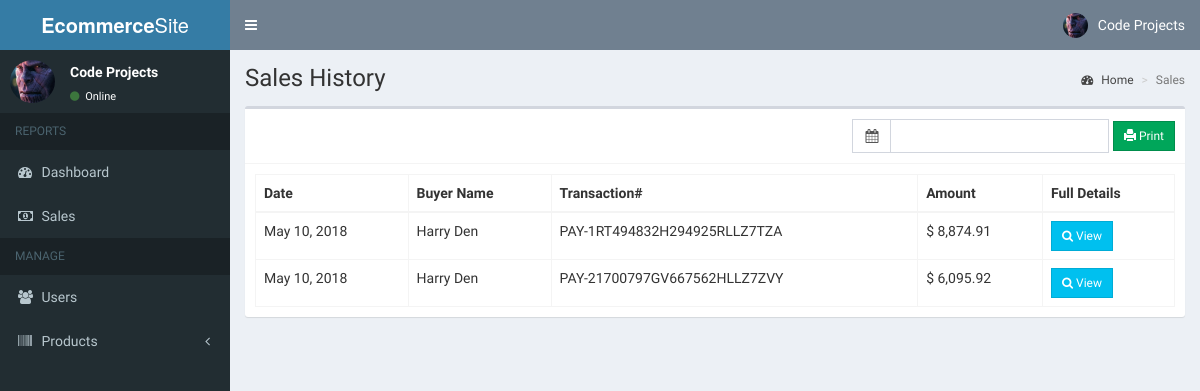
The page /admin/sales.php (signed in) on the database its author committed.
### tables this page shows
CREATE TABLE IF NOT EXISTS `users` (
  `id` int(11) NOT NULL AUTO_INCREMENT,
  `email` varchar(200) NOT NULL,
  `password` varchar(60) NOT NULL,
  `type` int(1) NOT NULL,
  `firstname` varchar(50) NOT NULL,
  `lastname` varchar(50) NOT NULL,
  `address` text NOT NULL,
  `contact_info` varchar(100) NOT NULL,
  `photo` varchar(200) NOT NULL,
  `status` int(1) NOT NULL,
  `activate_code` varchar(15) NOT NULL,
  `reset_code` varchar(15) NOT NULL,
  `created_on` date NOT NULL,
  PRIMARY KEY (`id`)
);

CREATE TABLE IF NOT EXISTS `sales` (
  `id` int(11) NOT NULL AUTO_INCREMENT,
  `user_id` int(11) NOT NULL,
  `pay_id` varchar(50) NOT NULL,
  `sales_date` date NOT NULL,
  PRIMARY KEY (`id`)
);

### admin/includes/session.php (called while the page is built, shortened)
<?php
	include '../includes/conn.php';
	$conn = $pdo->open();
	$stmt = $conn->prepare("SELECT * FROM users WHERE id=:id");
	$stmt->execute(['id'=>$_SESSION['admin']]);
	$admin = $stmt->fetch();
?>

### admin/sales.php (the view, shortened to what this page needs)
<?php include 'includes/session.php'; ?>
<?php include 'includes/header.php'; ?>
<body class="hold-transition skin-blue sidebar-mini">
<div class="wrapper">
  <?php include 'includes/navbar.php'; ?>
  <?php include 'includes/menubar.php'; ?>
  <div class="content-wrapper">
    <section class="content-header">
      <h1>
        Sales History
      </h1>
      <ol class="breadcrumb">
        <li><a href="#"><i class="fa fa-dashboard"></i> Home</a></li>
        <li class="active">Sales</li>
      </ol>
    </section>
    <section class="content">
      <div class="row">
        <div class="col-xs-12">
          <div class="box">
            <div class="box-header with-border">
              <div class="pull-right">
                <form method="POST" class="form-inline" action="sales_print.php">
                  <div class="input-group">
                    <div class="input-group-addon">
                      <i class="fa fa-calendar"></i>
                    </div>
                    <input type="text" class="form-control pull-right col-sm-8" id="reservation" name="date_range">
                  </div>
                  <button type="submit" class="btn btn-success btn-sm btn-flat" name="print"><span class="glyphicon glyphicon-print"></span> Print</button>
                </form>
              </div>
            </div>
            <div class="box-body">
              <table id="example1" class="table table-bordered">
                <thead>
                  <th>Date</th>
                  <th>Buyer Name</th>
                  <th>Transaction#</th>
                  <th>Amount</th>
                  <th>Full Details</th>
                </thead>
                <tbody>
                  <?php
                    $conn = $pdo->open();
                    try{
                      $stmt = $conn->prepare("SELECT *, sales.id AS salesid FROM sales LEFT JOIN users ON users.id=sales.user_id ORDER BY sales_date DESC");
                      $stmt->execute();
                      foreach($stmt as $row){
                        $stmt = $conn->prepare("SELECT * FROM details LEFT JOIN products ON products.id=details.product_id WHERE details.sales_id=:id");
                        $stmt->execute(['id'=>$row['salesid']]);
                        $total = 0;
                        foreach($stmt as $details){
                          $subtotal = $details['price']*$details['quantity'];
                          $total += $subtotal;
                        }
                        echo "
                          <tr>
                            <td class='hidden'></td>
                            <td>".date('M d, Y', strtotime($row['sales_date']))."</td>
                            <td>".$row['firstname'].' '.$row['lastname']."</td>
                            <td>".$row['pay_id']."</td>
                            <td>&#36; ".number_format($total, 2)."</td>
                            <td><button type='button' class='btn btn-info btn-sm btn-flat transact' data-id='".$row['salesid']."'><i class='fa fa-search'></i> View</button></td>
                          </tr>
                        ";
                      }
                    }
                    catch(PDOException $e){
                      echo $e->getMessage();
                    }
                  ?>
                </tbody>
              </table>
            </div>
          </div>
        </div>
      </div>
    </section>
  </div>
</div>
</body>
</html>

### admin/includes/navbar.php (shortened to what this page needs)
<header class="main-header">
  <a href="#" class="logo">
    <span class="logo-lg"><b>Ecommerce</b>Site</span>
  </a>
  <nav class="navbar navbar-static-top">
    <a href="#" class="sidebar-toggle" data-toggle="push-menu" role="button">
    </a>
    <div class="navbar-custom-menu">
      <ul class="nav navbar-nav">
        <li class="dropdown user user-menu">
          <a href="#" class="dropdown-toggle" data-toggle="dropdown">
            <img src="<?php echo (!empty($admin['photo'])) ? '../images/'.$admin['photo'] : '../images/profile.jpg'; ?>" class="user-image" alt="User Image">
            <span class="hidden-xs"><?php echo $admin['firstname'].' '.$admin['lastname']; ?></span>
          </a>
        </li>
      </ul>
    </div>
  </nav>
</header>

### admin/includes/menubar.php (shortened to what this page needs)
<aside class="main-sidebar">
  <section class="sidebar">
    <div class="user-panel">
      <div class="pull-left image">
        <img src="<?php echo (!empty($admin['photo'])) ? '../images/'.$admin['photo'] : '../images/profile.jpg'; ?>" class="img-circle" alt="User Image">
      </div>
      <div class="pull-left info">
        <p><?php echo $admin['firstname'].' '.$admin['lastname']; ?></p>
        <a><i class="fa fa-circle text-success"></i> Online</a>
      </div>
    </div>
    <ul class="sidebar-menu" data-widget="tree">
      <li class="header">REPORTS</li>
      <li><a href="home.php"><i class="fa fa-dashboard"></i> <span>Dashboard</span></a></li>
      <li><a href="sales.php"><i class="fa fa-money"></i> <span>Sales</span></a></li>
      <li class="header">MANAGE</li>
      <li><a href="users.php"><i class="fa fa-users"></i> <span>Users</span></a></li>
      <li class="treeview">
        <a href="#">
          <i class="fa fa-barcode"></i>
          <span>Products</span>
          <span class="pull-right-container">
            <i class="fa fa-angle-left pull-right"></i>
          </span>
        </a>
      </li>
    </ul>
  </section>
</aside>

### rows shown on the page
users: photo (picture), firstname "Code", lastname "Projects"
sales: sales_date "May 10, 2018", user.firstname "Harry", user.lastname "Den", pay "PAY-1RT494832H294925RLLZ7TZA", total "8,874.91"
sales: sales_date "May 10, 2018", user.firstname "Harry", user.lastname "Den", pay "PAY-21700797GV667562HLLZ7ZVY", total "6,095.92"
